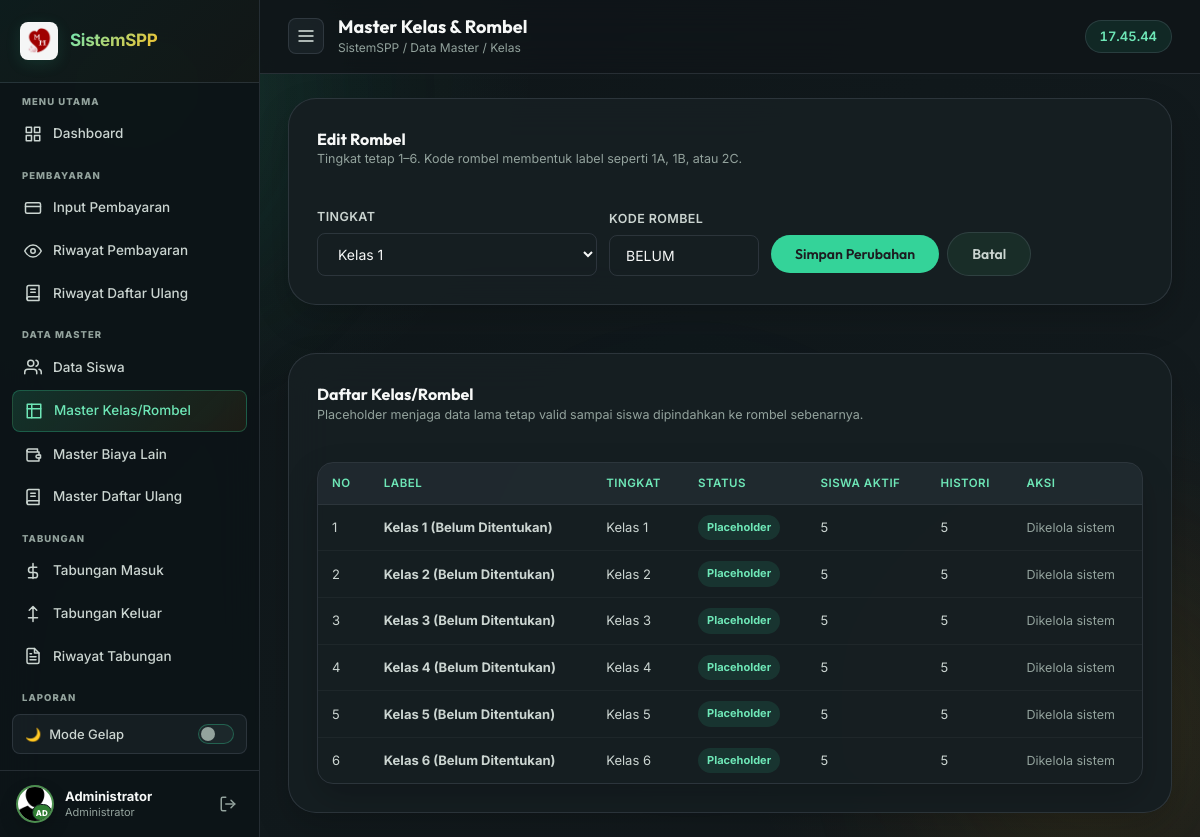
The page /master_kelas.php?edit=1 (signed in) on the database its author committed.
### tables this page shows
CREATE TABLE `master_kelas` (
  `id` INT AUTO_INCREMENT PRIMARY KEY,
  `tingkat` TINYINT UNSIGNED NOT NULL,
  `kode_rombel` VARCHAR(10) NOT NULL,
  `is_placeholder` TINYINT(1) NOT NULL DEFAULT 0,
  `is_active` TINYINT(1) NOT NULL DEFAULT 1,
  `created_at` TIMESTAMP NOT NULL DEFAULT CURRENT_TIMESTAMP,
  `updated_at` TIMESTAMP NOT NULL DEFAULT CURRENT_TIMESTAMP ON UPDATE CURRENT_TIMESTAMP,
  UNIQUE KEY `uk_master_kelas_tingkat_rombel` (`tingkat`,`kode_rombel`),
  KEY `idx_master_kelas_active` (`is_active`,`tingkat`,`kode_rombel`),
  CONSTRAINT `chk_master_kelas_tingkat` CHECK (`tingkat` BETWEEN 1 AND 6)
);

### includes/kelas.php (called while the page is built, shortened)
<?php
function class_label(array $class): string {
    $level = (int)($class['tingkat'] ?? 0);
    if ((int)($class['is_placeholder'] ?? 0) === 1) {
        return 'Kelas ' . $level . ' (Belum Ditentukan)';
    }
    return $level . strtoupper(trim((string)($class['kode_rombel'] ?? '')));
}
function class_find(mysqli $db, int $classId, bool $activeOnly = false): ?array {
    $sql = 'SELECT id, tingkat, kode_rombel, is_placeholder, is_active FROM master_kelas WHERE id = ?';
    $sql .= ' LIMIT 1';
    $stmt = $db->prepare($sql);
    $stmt->bind_param('i', $classId);
    $stmt->execute();
    $class = $stmt->get_result()->fetch_assoc() ?: null;
    if ($class) $class['label'] = class_label($class);
    return $class;
}

### master_kelas.php (the view, shortened to what this page needs)
<?php
require_once 'koneksi.php';
require_once 'includes/kelas.php';
$editId = (int)($_GET['edit'] ?? 0);
$editClass = $editId > 0 ? class_find($koneksi, $editId) : null;
$classes = $koneksi->query("SELECT mk.*,
    (SELECT COUNT(*) FROM siswa s WHERE s.master_kelas_id = mk.id AND s.is_active=1) AS siswa_count,
    (SELECT COUNT(*) FROM siswa_tahun_ajaran sta WHERE sta.master_kelas_id = mk.id) AS history_count
    FROM master_kelas mk ORDER BY mk.tingkat, mk.is_placeholder, mk.kode_rombel")->fetch_all(MYSQLI_ASSOC);
?>
<!DOCTYPE html>
<html lang="id">
<head>
  <link rel="stylesheet" href="assets/css/style.css?v=6.5">
</head>
<body>
<div class="bg-orbs"><div class="orb orb-1"></div><div class="orb orb-2"></div><div class="orb orb-3"></div></div>
<div class="layout">
  <?php include 'includes/sidebar.php'; ?>
  <main class="main-content">
    <div class="topbar">
      <button class="sidebar-toggle" onclick="toggleSidebar()" id="btn-sidebar-toggle" aria-label="Buka navigasi"><svg width="20" height="20" viewBox="0 0 24 24" fill="none" stroke="currentColor" stroke-width="2"><line x1="3" y1="6" x2="21" y2="6"/><line x1="3" y1="12" x2="21" y2="12"/><line x1="3" y1="18" x2="21" y2="18"/></svg></button>
      <div class="topbar-title"><h2>Master Kelas &amp; Rombel</h2><span class="breadcrumb">SistemSPP / Data Master / Kelas</span></div>
      <div class="clock-badge" id="liveClock">--:--:--</div>
    </div>
    <div class="main-card">
      <div class="card-title-row"><div><div class="card-title"><?= $editClass ? 'Edit Rombel' : 'Tambah Rombel' ?></div><p class="payment-auto-note">Tingkat tetap 1–6. Kode rombel membentuk label seperti 1A, 1B, atau 2C.</p></div></div>
      <form method="post" class="report-filter-grid">
        <div class="field-row"><label class="field-label">Tingkat</label><select class="field-input field-select" name="tingkat" required><?php for($i=1;$i<=6;$i++): ?><option value="<?= $i ?>" <?= (int)($editClass['tingkat'] ?? 1)===$i?'selected':'' ?>>Kelas <?= $i ?></option><?php endfor; ?></select></div>
        <div class="field-row"><label class="field-label">Kode Rombel</label><input class="field-input" name="kode_rombel" maxlength="10" required placeholder="Contoh: A" value="<?= htmlspecialchars((string)($editClass['kode_rombel'] ?? '')) ?>" <?= $editClass && (int)$editClass['is_placeholder']===1?'disabled':'' ?>></div>
        <div class="report-filter-actions"><button class="btn btn-primary" type="submit" <?= $editClass && (int)$editClass['is_placeholder']===1?'disabled':'' ?>><?= $editClass?'Simpan Perubahan':'Tambah Rombel' ?></button><?php if($editClass): ?><a class="btn btn-ghost" href="master_kelas.php">Batal</a><?php endif; ?></div>
      </form>
    </div>
    <div class="main-card">
      <div class="card-title-row"><div><div class="card-title">Daftar Kelas/Rombel</div><p class="payment-auto-note">Placeholder menjaga data lama tetap valid sampai siswa dipindahkan ke rombel sebenarnya.</p></div></div>
      <div class="table-container"><table class="payment-table responsive-table"><thead><tr><th>No</th><th>Label</th><th>Tingkat</th><th>Status</th><th>Siswa Aktif</th><th>Histori</th><th>Aksi</th></tr></thead><tbody>
      <?php foreach($classes as $i=>$class): $label=class_label($class); ?>
        <tr><td data-label="No"><?= $i+1 ?></td><td data-label="Label"><strong><?= htmlspecialchars($label) ?></strong></td><td data-label="Tingkat">Kelas <?= (int)$class['tingkat'] ?></td><td data-label="Status"><span class="master-status <?= (int)$class['is_active']===1?'is-active':'is-inactive' ?>"><?= (int)$class['is_placeholder']===1?'Placeholder':((int)$class['is_active']===1?'Aktif':'Nonaktif') ?></span></td><td data-label="Siswa Aktif"><?= number_format((int)$class['siswa_count']) ?></td><td data-label="Histori"><?= number_format((int)$class['history_count']) ?></td><td data-label="Aksi" class="aksi-col">
        <?php if((int)$class['is_placeholder']!==1): ?><a class="btn-tbl btn-tbl-edit" href="master_kelas.php?edit=<?= (int)$class['id'] ?>">Edit</a><form method="post" style="display:inline"><input type="hidden" name="csrf_token" value="<?= htmlspecialchars($_SESSION['csrf_master_kelas']) ?>"><input type="hidden" name="aksi" value="toggle"><input type="hidden" name="id" value="<?= (int)$class['id'] ?>"><button class="btn-tbl btn-tbl-toggle" type="submit"><?= (int)$class['is_active']===1?'Nonaktifkan':'Aktifkan' ?></button></form><?php else: ?><span class="payment-auto-note">Dikelola sistem</span><?php endif; ?>
        </td></tr>
      <?php endforeach; ?>
      </tbody></table></div>
    </div>
  </main>
</div>
</body></html>

### rows shown on the page
master_kelas: tingkat "Kelas 1 (Belum Ditentukan)", tingkat "1", is_placeholder "Placeholder", siswa_count "5", history_count "5"
master_kelas: tingkat "Kelas 2 (Belum Ditentukan)", tingkat "2", is_placeholder "Placeholder", siswa_count "5", history_count "5"
master_kelas: tingkat "Kelas 3 (Belum Ditentukan)", tingkat "3", is_placeholder "Placeholder", siswa_count "5", history_count "5"
master_kelas: tingkat "Kelas 4 (Belum Ditentukan)", tingkat "4", is_placeholder "Placeholder", siswa_count "5", history_count "5"
master_kelas: tingkat "Kelas 5 (Belum Ditentukan)", tingkat "5", is_placeholder "Placeholder", siswa_count "5", history_count "5"
master_kelas: tingkat "Kelas 6 (Belum Ditentukan)", tingkat "6", is_placeholder "Placeholder", siswa_count "5", history_count "5"

### other values the page prints
$section "MENU UTAMA"
$label "Dashboard"
$section "PEMBAYARAN"
$label "Input Pembayaran"
$label "Riwayat Pembayaran"
$label "Riwayat Daftar Ulang"
$section "DATA MASTER"
$label "Data Siswa"
$label "Master Kelas/Rombel"
$label "Master Biaya Lain"
$label "Master Daftar Ulang"
$section "TABUNGAN"
$label "Tabungan Masuk"
$label "Tabungan Keluar"
$label "Riwayat Tabungan"
